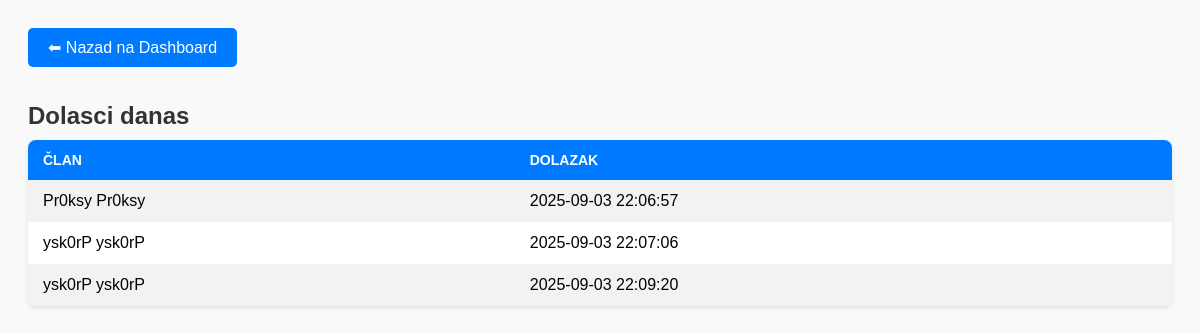
/nfc_check.php, run on the app's committed database.
### tables this page shows
CREATE TABLE `attendance` (
  `id` int(11) NOT NULL,
  `member_id` int(11) NOT NULL,
  `dolazak` datetime NOT NULL
);

CREATE TABLE `members` (
  `id` int(11) NOT NULL,
  `ime` varchar(50) NOT NULL,
  `prezime` varchar(50) NOT NULL,
  `email` varchar(100) DEFAULT NULL,
  `telefon` varchar(20) DEFAULT NULL,
  `datum_uclanjenja` date NOT NULL,
  `clanarina_do` date NOT NULL,
  `aktivan` tinyint(1) DEFAULT 1,
  `nfc_uid` varchar(50) DEFAULT NULL
);

### nfc_check.php (the view, shortened to what this page needs)
<?php
include("includes/db.php");
$expire_time = date('Y-m-d H:i:s', time() - 5 * 3600);
$conn->query("DELETE FROM attendance WHERE dolazak < '$expire_time'");
echo '<a href="dashboard.php" class="back-btn">⬅ Nazad na Dashboard</a>';
echo "<h2>Dolasci danas</h2>";
echo "<table>";
echo "<tr><th>Član</th><th>Dolazak</th></tr>";
$today = date('Y-m-d');
$stmt3 = $conn->prepare("
    SELECT m.ime, m.prezime, a.dolazak
    FROM attendance a
    JOIN members m ON a.member_id = m.id
    WHERE DATE(a.dolazak) = ?
    ORDER BY a.dolazak ASC
");
$stmt3->bind_param("s", $today);
$stmt3->execute();
$res3 = $stmt3->get_result();
while($row = $res3->fetch_assoc()){
    echo "<tr>";
    echo "<td>{$row['ime']} {$row['prezime']}</td>";
    echo "<td>{$row['dolazak']}</td>";
    echo "</tr>";
}
echo "</table>";
?>

### nfc_check.php (style rules this page uses)
h2 { color: #333; margin-bottom: 10px; }
table { border-collapse: collapse; width: 100%; background: #fff; border-radius: 8px; overflow: hidden; box-shadow: 0 2px 5px rgba(0,0,0,0.1); }
th, td { text-align: left; padding: 12px 15px; }
th { background-color: #007bff; color: white; text-transform: uppercase; font-size: 14px; }
tr:nth-child(even) { background-color: #f2f2f2; }
.back-btn { display: inline-block; padding: 10px 20px; background-color: #007bff; color: white; text-decoration: none; border-radius: 5px; margin-bottom: 15px; transition: 0.2s; }

### data on the page
attendance: member.ime "Pr0ksy", member.prezime "Pr0ksy", dolazak "2025-09-03 22:06:57"
attendance: member.ime "ysk0rP", member.prezime "ysk0rP", dolazak "2025-09-03 22:07:06"
attendance: member.ime "ysk0rP", member.prezime "ysk0rP", dolazak "2025-09-03 22:09:20"
